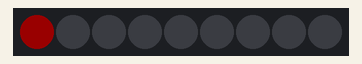
A sketch run on a simulated Arduino Uno, built with avr-gcc and run on an emulated ATmega328P. On the bench: 9 RGB LEDs in strip order, left to right. Dim RGB values are drawn brighter than linear.

Above: at 0.01 s.
At 0.97 s:
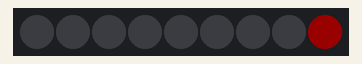
At 1.93 s:
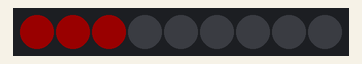
At 3.85 s:
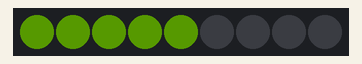
At 5.87 s:
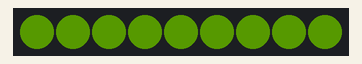
At 7.69 s:
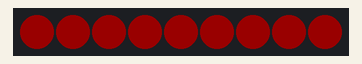

Measured:
- by itself, everything shown: repeats every 7.3 s, in 136 steps

The sketch:

myFirstNeoPixel.ino
```cpp
/* == First NeoPixel Sketch ==
Built for Arduino, distilled from C.
*/

#include <Adafruit_NeoPixel.h>

int PIN = 6;
int speet = 3;

Adafruit_NeoPixel strip = Adafruit_NeoPixel(9, PIN);

void setup() {
  strip.begin();
  strip.show();

  strip.setBrightness(25);
}

void loop() {
  //fade(0, 50, 255);

//  fade(0, 50, 255);
//  fade(1, 50, 255);
//  fade(2, 50, 255);
//  fade(3, 50, 255);
//  fade(4, 50, 255);
//  fade(5, 50, 255);
//  fade(6, 50, 255);
//  fade(7, 50, 255);
//  fade(8, 50, 255);

  kittScanner(2);
  karrScanner(2);

}


//custom functions

// KITT scanner
void kittScanner(int repeat) {

  for(int i = 0; i < repeat; i++) {
    forwardColorWipe(strip.Color(255,0,0), 50);
    forwardColorWipe(strip.Color(0,0,0), 50);

    backwardColorWipe(strip.Color(255,0,0), 50);
    backwardColorWipe(strip.Color(0,0,0), 50);
  }
}

//KARR scanner
void karrScanner(int repeat) {

  for(int i = 0; i < repeat; i++) {
    forwardColorWipe(strip.Color(140,255,0), 50);
    forwardColorWipe(strip.Color(0,0,0), 50);

    backwardColorWipe(strip.Color(140,255,0), 50);
    backwardColorWipe(strip.Color(0,0,0), 50);
  }

}


//UTILITIY FUNCTIONS
//Color wipe forward
void forwardColorWipe(uint32_t color, int wait) {
  for(uint16_t i = 0; i < strip.numPixels(); i++) {
    strip.setPixelColor(i, color);
    strip.show();
    delay(wait);
  }
}

void backwardColorWipe(uint32_t color, int wait) {
  for(uint16_t i = 9; i > 0; i--) {
    strip.setPixelColor(i, color);
    strip.show();
    delay(wait);
  }
}
```
